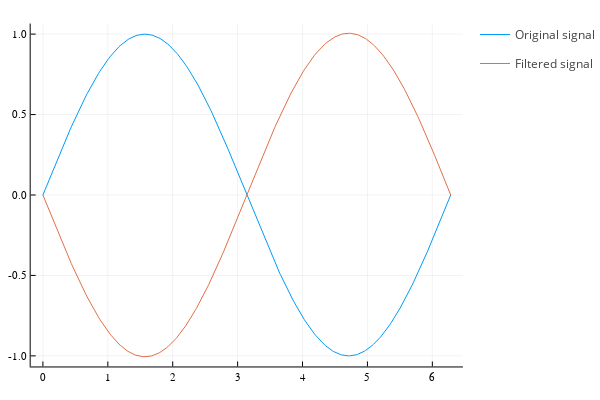

The notebook cell this image was saved under:
### Markdown cell above
# Example 3
Derivative of the input signal

### Code cell
stop = 2*pi; l=360; d=2;

t = LinRange(0, stop, l)
y = collect(sin.(t))
sg = savitzky_golay(y, 5, 3, deriv=d)
plot(t, [y (l/stop)^d*sg.y], label=["Original signal" "Filtered signal"])

### Figure 1 — Plotly figure (JSON) as saved in the notebook; plotly's stock layout.template omitted (floating-point values rounded to 4 significant figures; data arrays with more than 128 entries replaced by an {"elided": "..."} marker saying what was removed)
{"data": [{"colorbar": {"title": {"text": ""}}, "legendgroup": "Original signal", "line": {"color": "rgba(0, 154, 250, 1.000)", "dash": "solid", "shape": "linear", "width": 1}, "mode": "lines", "name": "Original signal", "showlegend": true, "type": "scatter", "x": {"elided": "360 float values"}, "xaxis": "x", "y": {"elided": "360 float values"}, "yaxis": "y", "zmax": null, "zmin": null}, {"colorbar": {"title": {"text": ""}}, "legendgroup": "Filtered signal", "line": {"color": "rgba(227, 111, 71, 1.000)", "dash": "solid", "shape": "linear", "width": 1}, "mode": "lines", "name": "Filtered signal", "showlegend": true, "type": "scatter", "x": {"elided": "360 float values"}, "xaxis": "x", "y": {"elided": "360 float values"}, "yaxis": "y", "zmax": null, "zmin": null}], "layout": {"annotations": [], "height": 400, "legend_position": {"bgcolor": "rgba(255, 255, 255, 1.000)", "bordercolor": "rgba(0, 0, 0, 1)", "borderwidth": 1, "font": {"color": "rgba(0, 0, 0, 1)", "family": "sans-serif", "size": 11}, "title": {"font": {"color": "rgba(0, 0, 0, 1)", "family": "sans-serif", "size": 15}, "text": ""}, "tracegroupgap": 0, "traceorder": "normal", "x": 1, "xanchor": "auto", "y": 1, "yanchor": "auto"}, "margin": {"b": 20, "l": 0, "r": 0, "t": 20}, "paper_bgcolor": "rgba(255, 255, 255, 1.000)", "plot_bgcolor": "rgba(255, 255, 255, 1.000)", "showlegend": true, "width": 600, "xaxis": {"anchor": "y", "domain": [0.06582, 0.9934], "gridcolor": "rgba(0, 0, 0, 0.1)", "gridwidth": 0.5, "linecolor": "rgba(0, 0, 0, 1)", "mirror": false, "range": [-0.1885, 6.472], "showgrid": true, "showline": true, "showticklabels": true, "tickangle": 0, "tickcolor": "rgb(0, 0, 0)", "tickfont": {"color": "rgba(0, 0, 0, 1)", "family": "sans-serif", "size": 11}, "tickmode": "array", "ticks": "inside", "ticktext": ["0", "1", "2", "3", "4", "5", "6"], "tickvals": [0, 1, 2, 3, 4, 5, 6], "title": {"font": {"color": "rgba(0, 0, 0, 1)", "family": "sans-serif", "size": 15}, "text": ""}, "type": "linear", "visible": true, "zeroline": false, "zerolinecolor": "rgba(0, 0, 0, 1)"}, "yaxis": {"anchor": "x", "domain": [0.03762, 0.9902], "gridcolor": "rgba(0, 0, 0, 0.1)", "gridwidth": 0.5, "linecolor": "rgba(0, 0, 0, 1)", "mirror": false, "range": [-1.066, 1.066], "showgrid": true, "showline": true, "showticklabels": true, "tickangle": 0, "tickcolor": "rgb(0, 0, 0)", "tickfont": {"color": "rgba(0, 0, 0, 1)", "family": "sans-serif", "size": 11}, "tickmode": "array", "ticks": "inside", "ticktext": ["-1.0", "-0.5", "0.0", "0.5", "1.0"], "tickvals": [-1, -0.5, 0, 0.5, 1], "title": {"font": {"color": "rgba(0, 0, 0, 1)", "family": "sans-serif", "size": 15}, "text": ""}, "type": "linear", "visible": true, "zeroline": false, "zerolinecolor": "rgba(0, 0, 0, 1)"}}}
